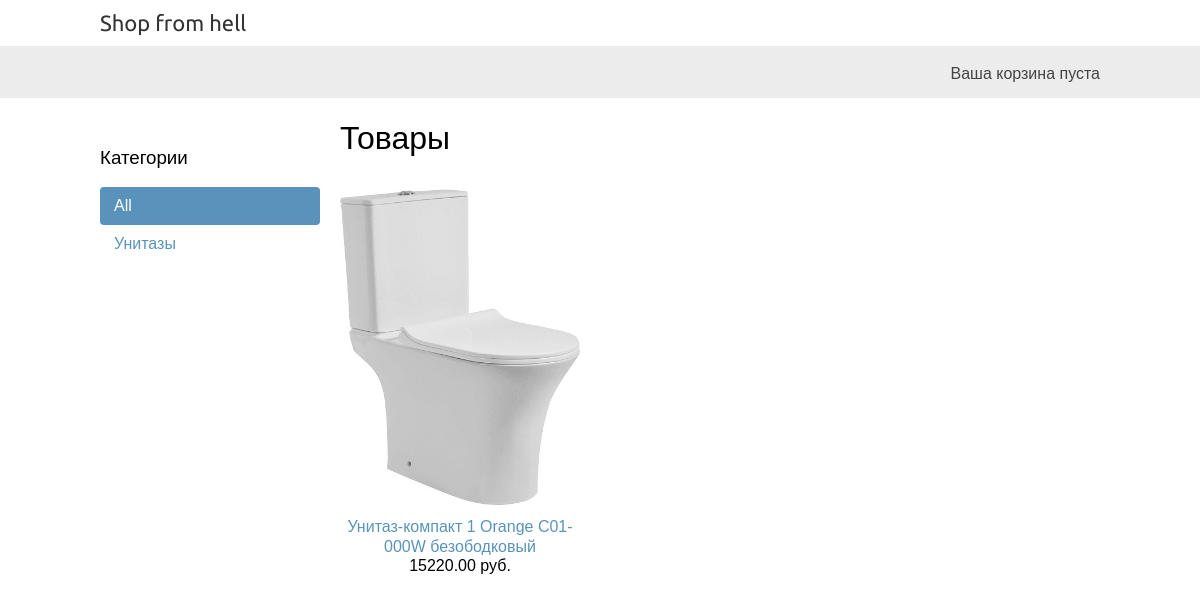
The app's page /, older data.
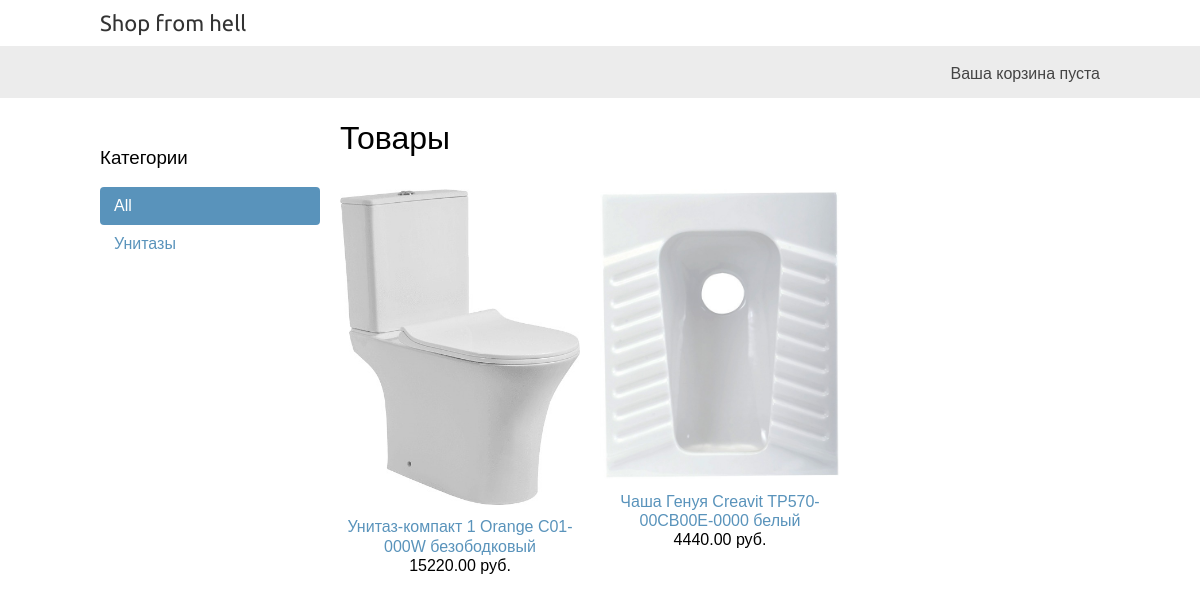
The same page, newer data.
### onlineshop/models.py (models this page shows, shortened)
class Category(models.Model):
    name = models.CharField(max_length=200, db_index=True)
    slug = models.SlugField(max_length=200, unique=True)
    class Meta:
        ordering = ('name',)
        verbose_name = 'Категория'
        verbose_name_plural = 'Категории'
    def get_absolute_url(self):
        return reverse('onlineshop:product_list_by_category', args=[self.slug])

class Product(models.Model):
    category = models.ForeignKey(Category, related_name='products', on_delete=models.CASCADE)
    name = models.CharField(max_length=200, db_index=True)
    slug = models.SlugField(max_length=200, db_index=True)
    image = models.ImageField(upload_to='products/', blank=True, null=True)
    description = models.TextField(blank=True)
    price = models.DecimalField(max_digits=10, decimal_places=2)
    available = models.BooleanField(default=True)
    created = models.DateTimeField(auto_now_add=True)
    updated = models.DateTimeField(auto_now=True)
    class Meta:
        ordering = ('name',)
        index_together = (('id', 'slug'),)
    def get_absolute_url(self):
        return reverse('onlineshop:product_detail', args=[self.id, self.slug])

### onlineshop/views.py (the view)
# urls.py: path('', views.product_list, name='product_list'),
def product_list(request, category_slug=None):
    category = None
    categories = Category.objects.all()
    products = Product.objects.filter(available=True)
    if category_slug:
        category = get_object_or_404(Category, slug=category_slug)
        products = products.filter(category=category)
    return render(request, 'product/list.html', {'category': category, 'categories': categories, 'products': products})

### cart/cart.py (called while the page is built)
    def __len__(self):
        return sum(item['quantity'] for item in self.cart.values())

### cart/context_processors.py (called while the page is built)
def cart(request):
    return {'cart': Cart(request)}

### onlineshop/templates/product/list.html (shortened to what this page needs)
{% extends 'base.html' %}
{% load static %}
{% block content %}
    <div id="sidebar">
        <h3>Категории</h3>
        <ul>
            <li {% if not category %}class="selected"{% endif %}>
                <a href="{% url 'onlineshop:product_list' %}">All</a>
            </li>
            {% for c in categories %}
            <li {% if category.slug == c.slug %}class="selected"{% endif %}>
                <a href="{{ c.get_absolute_url }}">{{ c.name }}</a>
            </li>
            {% endfor %}
        </ul>
    </div>
    <div>
        <div id="main" class="product-list">
            <h1>{% if category %}{{ category.name }}{% else %}Товары{% endif %}</h1>
            {% for product in products %}
                <div class="item">
                    <a href="{{ product.get_absolute_url }}">
                        <img src="{% if product.image %}{{ product.image.url }}{% else %}{% static "img/noimg.jpg" %}{% endif %} ">
                    </a>
                    <a href="{{ product.get_absolute_url }}">{{ product.name }}</a>
                    <br>
                    {{ product.price }} руб.
                </div>
            {% endfor %}
        </div>
    </div>
{% endblock %}

### onlineshop/templates/base.html (shortened to what this page needs)
{% load static %}
<!DOCTYPE html>
<html lang="ru">
<head>
    <link href="{% static 'css/base.css' %}" rel="stylesheet">
</head>
<body>
<div id="header">
    <a href="/" class="logo">Shop from hell</a>
</div>
<div id="subheader">
    <div class="cart">
        {% with cart|length as total_items %}
            {% if total_items > 0 %}
                Ваша корзина:
                <a href="{% url 'cart:cart_detail' %}">
                    {{ total_items }} items {{ total_items|pluralize }},
                    {{ cart.get_total_price }} руб.
                </a>
            {% else %}
                Ваша корзина пуста
            {% endif %}
        {% endwith %}
    </div>
</div>
<div id="content">
    {% block content %}
    {% endblock content %}
</div>
</body>
</html>

### onlineshop/static/css/base.css (style rules this page uses)
body { margin:0; padding:0; font-family:helvetica, sans-serif; }
h1, h2, h3, h4, h5 , h6 { font-family: 'Ubuntu', sans-serif; font-weight:normal; }
a { text-decoration:none; color:#5993bb; }
#header { padding:10px 100px; font-size:18px; overflow:auto; }
#subheader { background:#ececec; color:#444; padding:15px 100px; overflow:auto; }
#header .logo { font-family: 'Ubuntu', sans-serif; float:left; color:#333; font-size:22px; margin-right:10%; }
#subheader .cart { float:right; padding-top:4px; }
#content { padding:0 100px; overflow:hidden; }
#sidebar { width:220px; padding:30px 20px 0 0; float:left; }
#sidebar ul { margin:0; padding:0; }
#sidebar ul li { margin:0; list-style:none; padding:10px 14px; }
#sidebar ul li a { display:block; }
#sidebar ul li.selected { background:#5993bb; border-radius:4px; }
#sidebar ul li.selected a { color:#fff; }
#main { float:left; width: 96%; margin-right:-220px; overflow:hidden; }
.product-list .item { width:25%; padding:10px 20px 10px 0; float:left; text-align:center; line-height:1.2; }
.product-list .item img { width:100%; margin-bottom:8px; }

Row changes from the older to the newer data that the page shows:
added Product: image (picture), name "Чаша Генуя Creavit TP570-00CB00E-0000 белый", price "4440.00"
